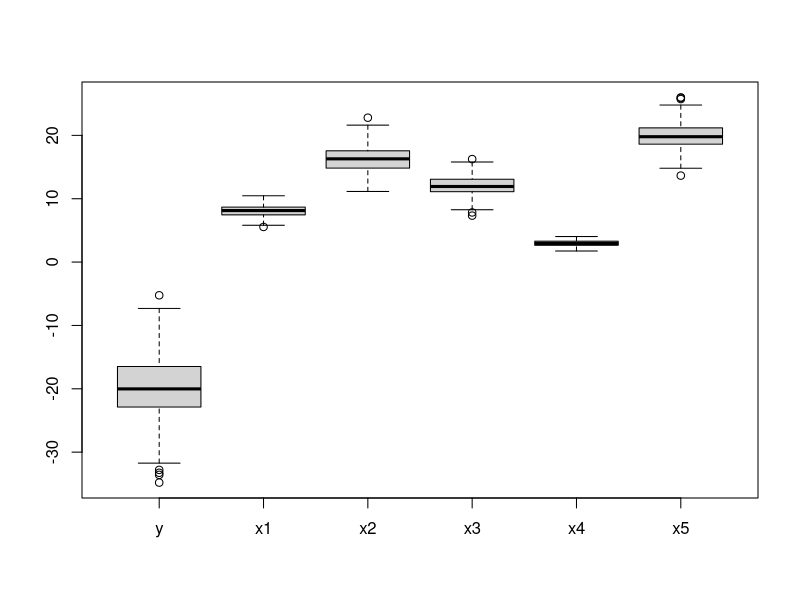
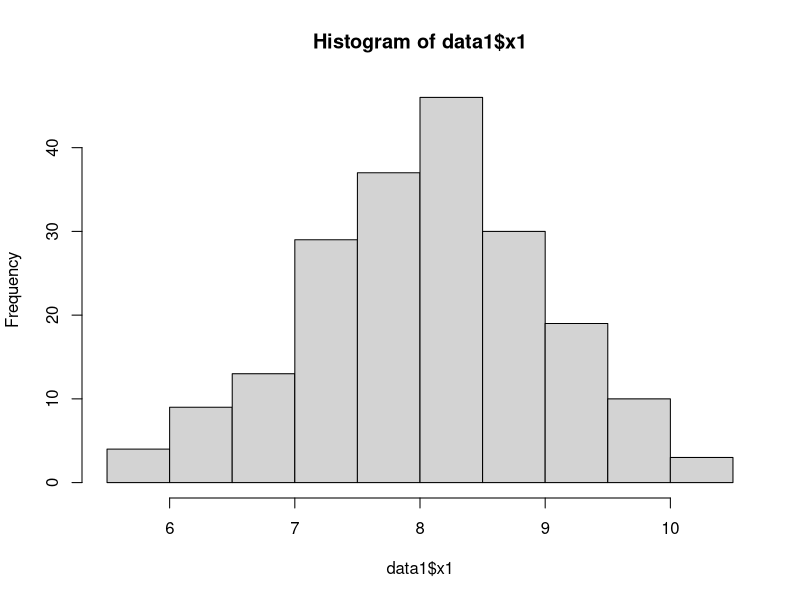
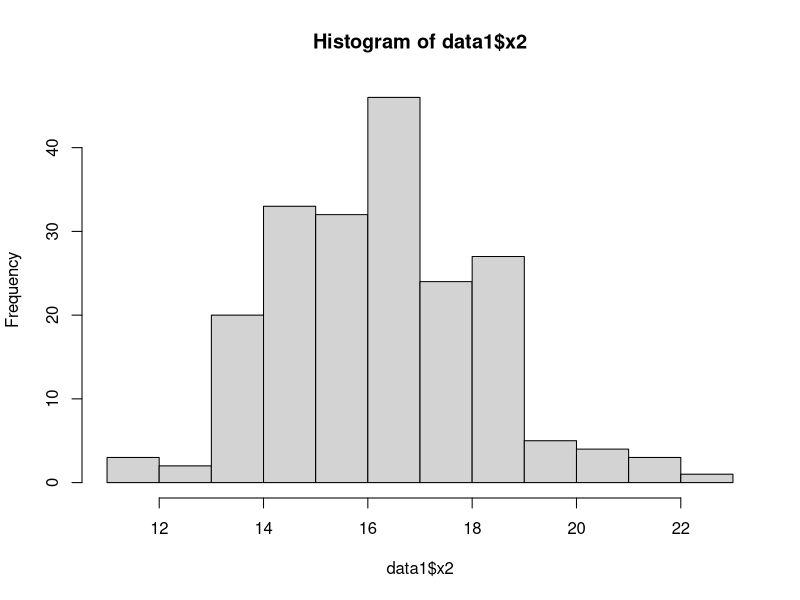
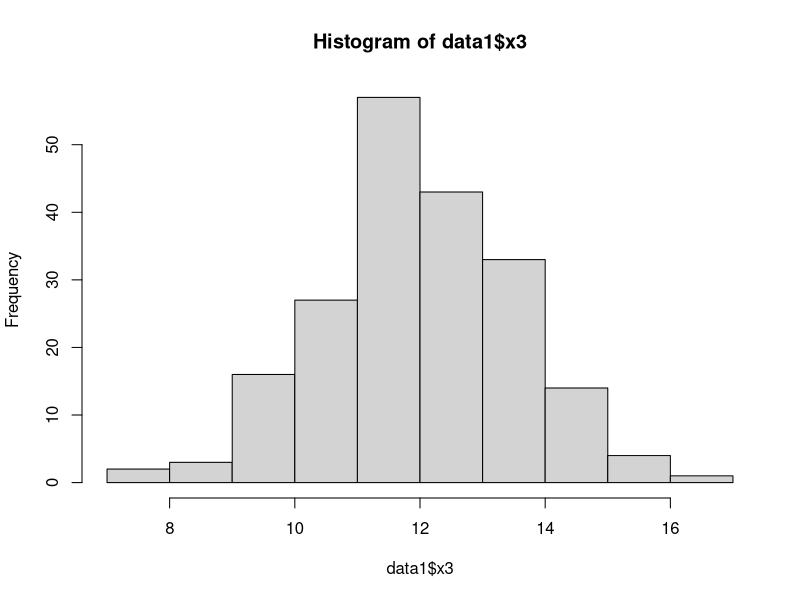
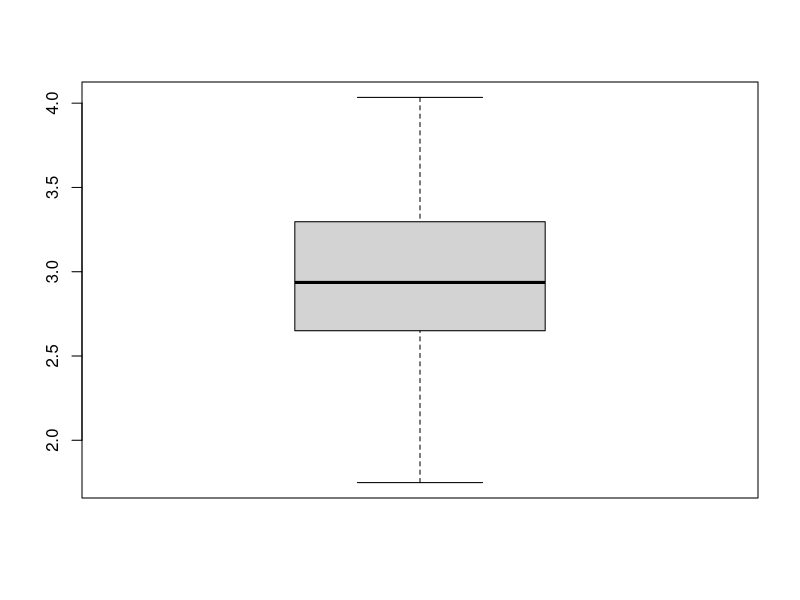
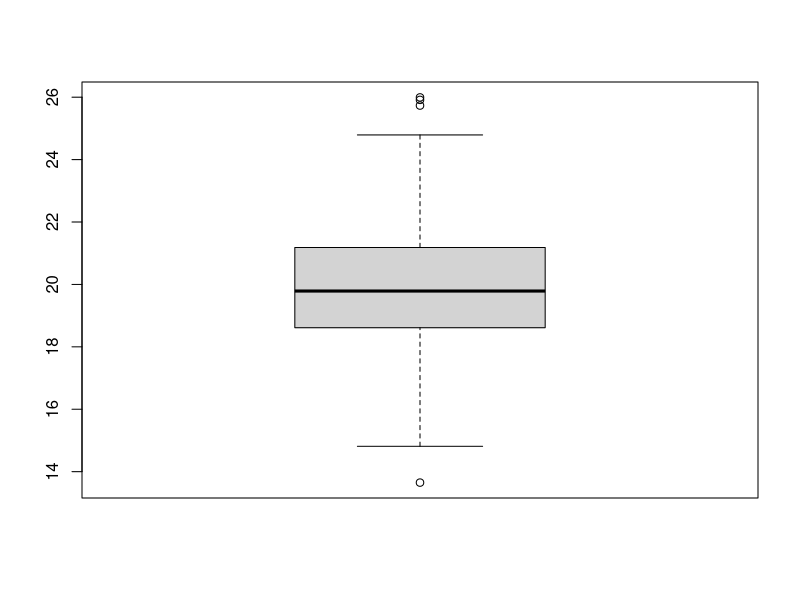
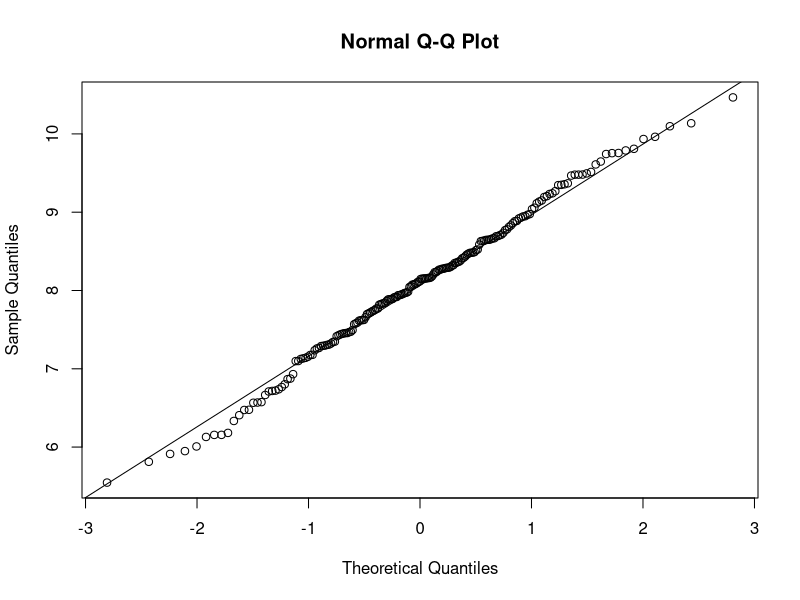
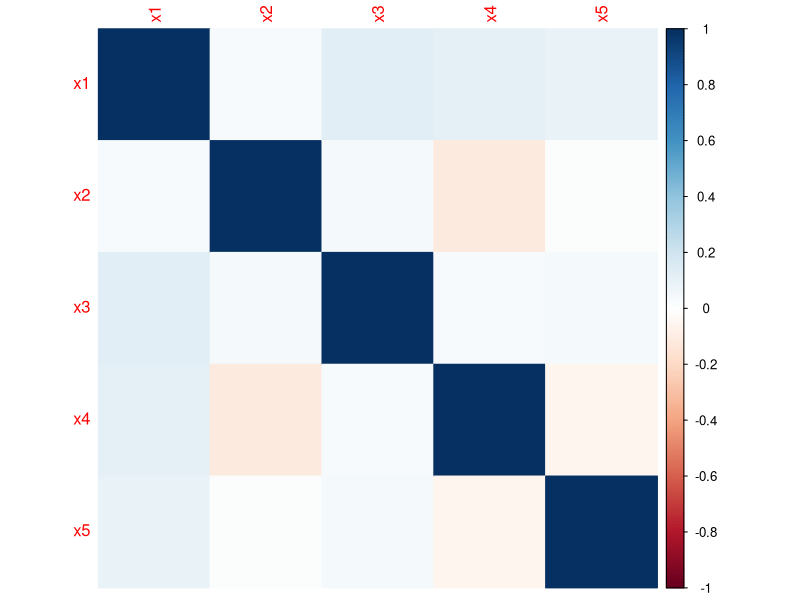

R code for these plots, in order:
# 1. BÖLÜM: Ürettiğim veriyle keşifsel veri analizi

# Rastgele veri oluşturmak için MASS kütüphanesinden faydalanıyorum.
install.packages("MASS")
library(MASS)

# Veri setini oluşturma

set.seed(333) # Tekrarlanabilirlik için seed belirledim, genelde 123 verilir. Hep aynı seti getirmesi için.
n <- 200 # Gözlem sayısı
x1 <- rnorm(n, mean = 8, sd = 1) # Bağımsız değişken 1
x2 <- rnorm(n, mean = 16, sd = 2) # Bağımsız değişken 2
x3 <- rnorm(n, mean = 12, sd = 1.5) # Bağımsız değişken 3
x4 <- rnorm(n, mean = 3, sd = 0.5) # Bağımsız değişken 4
x5 <- rnorm(n, mean = 20, sd = 2) # Bağımsız değişken 5
y <- 2 + 1.2*x1 - 1.8*x2 + 1.5*x3 + 0.6*x4 - 1.1*x5 + rnorm(n, mean = 0, sd = 2) # Bağımlı değişken


# Oluşturulan veri setini dataframe'e dönüştürüyorum.
data1 <- data.frame(y, x1, x2, x3, x4, x5)

head(data1) # Verisetimizin ilk 6 satırına bakalım.

#Şimdi değişkenlerin nasıl tutulduğunu görebilmek için verisetiminizin structure'ına bakalım.

str(data1) #Hepsinin number olarak turulduğunu görüyorum, decimal sayıları olduğu için number olarak tutulmasını istiyorum, bu yüzden dönüşüm uygulamayacağım.


#Şimdi verimizin kalitesini kontrol edeceğiz. Eksik veri olup olmadığını tespit edelim.

is.na(x1) #Eksik veri yok
is.na(x2) #Eksik veri yok
is.na(x3) #Eksik veri yok
is.na(x4) #Eksik veri yok
is.na(x5) #Eksik veri yok


#Eksik veri olmadığı için doldurma işlemine gerek duymuyorum. Gerekseydi ortalama ile dolduracaktım.

#Şimdi aykırı değerleri tespit edebilmek için öncelikle kutu grafiği oluşturacağım.
boxplot(data1) #Bazı aykırı değer olabilecek değerler gözüküyor.

#Sütunları sortlayarak hangileri olabileceğine bakalım

sort(data1$x1) #5.546441 değeri aykırı olabilir gibi duruyor.
sort(data1$x2) #22.79155 değeri aykırı olabilir gibi duruyor.
sort(data1$x3) #7.333328, 7.837208, 16.255690 değerleri aykırı olabilir gibi duruyor.
sort(data1$x4) # Aykırı değer görünmüyor
sort(data1$x5) #13.64923 değeri aykırı olabilir gibi duruyor.

#Net bir cevap verebilmek için aykırı değerlere kendim bakıyorum.

# Öncelikle Z-skoru hesaplıyorum
z_scores <- scale(data1)

# Sonra da z-skorun mutlak değerce (abs fonksiyonu) 3'ten büyük olanlarını bularak aykırı değerleri belirliyorum.
outliers <- abs(z_scores) > 3

#aykırı değerleri görelim

outliers #Outliers dataframe'ine bakarak 3 tane TRUE değeri yani 3 tane outlier olduğunu görüyoruz. Bunlar: x2 105. satır; x3 166. satır; x5 69. satır. Bu değerlere bakarak grafikten yaptığım yorumları check ediyorum.

#x1'de outlier çıkmadı, grafiğe bakarak 1 outlier olabilir demiştim, doğru değilmiş.
data1[105,3] #x2'de 22.79155 outlier değer çıktı. Grafiğe bakarak yaptığım tahmin doğruymuş. 
data1[166,4] #x3'te 7.333328 outlier değer çıktı. Grafiğe bakarak 3 outlier olabileceği tahmininde bulunmuştum. 1 tanesi doğruymuş.
#x4'de outlier çıkmadı, grafiğe bakarak yaptığım tahmin doğruymuş. 
data1[69,6] #x5'de 13.64923 outlier değer çıktı. Grafiğe bakarak yaptığım tahmin doğruymuş. 

# Verimizin dağılımlarına bakalım

#Nasıl dağıldığını görebilmek için öncelikle değişkenlerin histogramlarına veya boxplotlarına bakabilirim.

hist(data1$x1)
hist(data1$x2)
hist(data1$x3)
boxplot(data1$x4)
boxplot(data1$x5)

#Grafiklerde aykırı değer gibi görünen değerleri zaten aykırı değer testine tutmuştuk, bir kısmı aykırı değer, bir kısmı değildi. 


#Q-Q plot ile normal dağılıp dağılmadığını tahmin edebiliriz. 

qqnorm(data1$x1)
qqline(data1$x1) # Veriyi zaten normal dağılacak şekilde kendimiz ürettik. Bu nedenşe muntazam şekilde normal dağılıyor. Diğer değişkenler için de aynı şey söz konusu olacak.

#Şimdi de değişkenler arasındaki korelasyona bakacağım. 

correlation1 = cor(x1,y)
print(correlation1) # x1 ve y değişkenleri arasındaki korelasyon katsayısını hesapladım: 0.2430311

#Şimdi de multicollinearity'ye bakalım.

model1 = lm(y~x1+x2+x3+x4+x5) #Önce modeli kuruyorum
summary(model1) #Sonuçları görüyorum, kat sayı tahminleri, standart sapma, t değerleri vs. Veriyi kendim kurduğum için oldukça istatistiksel olarak oldukça anlamlı çıktı.


#Bağımsız değişkenler arasındaki ilişkiye bakalım. 

correlation_matrix1 <- cor(data.frame(x1, x2, x3, x4, x5))
print(correlation_matrix1) #Düşük korelasyon var.


#Korelasyon matrisini görselleştirelim

install.packages("corrplot")
library(corrplot)
corrplot(correlation_matrix1, method = "color")

# Bir de bağımsız değişkenlerin grafiğini çizelim:
par(mfrow=c(1,5)) # Grafiklerin yan yana yerleştirilmesi için
plot(x1, y, main = "x1 vs. y", xlab = "x1", ylab = "y", col = "blue", pch = 16)
plot(x2, y, main = "x2 vs. y", xlab = "x2", ylab = "y", col = "red", pch = 16)
plot(x3, y, main = "x3 vs. y", xlab = "x3", ylab = "y", col = "green", pch = 16)
plot(x4, y, main = "x3 vs. y", xlab = "x4", ylab = "y", col = "pink", pch = 16)
plot(x5, y, main = "x3 vs. y", xlab = "x5", ylab = "y", col = "yellow", pch = 16)


#Son değişiklikleri yapalım: Test & Train

install.packages("caTools")
library(caTools)

split1 <- sample.split(y, SplitRatio = 0.6) # 60%la veriyi eğitim, 40%la test etmek için kullanacağım.
train_data <- subset(data.frame(x1, x2, x3, x4, x5, y), split1 == TRUE)
test_data <- subset(data.frame(x1, x2, x3, x4, x5, y), split1 == FALSE)

# Verinin boyutlarını kontrol ediyorum
dim(train_data)
dim(test_data)
#-------------------------------------------------------------------------


# 2. BÖLÜM: Çektiğim veriyle keşifsel veri analizi

#Hazır bir verisetini kullanmak için carData kütüphanesinden faydalanıyorum.

install.packages("carData")
library(carData)

data("Salaries") # Salaries verisetinin keşifsel veri analinizini yapacağım. 

data2 <- data.frame(Salaries) #Salaries verisetini data 2 ismiyle bir data frame'e çevirdim.

head(data2) # Verisetimizin ilk 6 satırına bakalım.

#Şimdi değişkenlerin nasıl tutulduğunu görebilmek için verisetiminizin structure'ına bakalım.

str(data2) #Kategorik değilkenlerin factor, nümerik değişkenlerin int olarak tutulduğunu görüyorum. Tüm sayıları tam sayı olduğu için şu anki haliyle uygun olduğunu düşünüyorum, bu yüzden dönüşüm uygulamayacağım.

#Şimdi verimizin kalitesini kontrol edeceğiz. Eksik veri olup olmadığını tespit edelim.

is.na(data2$rank) #Eksik veri yok
is.na(data2$discipline) #Eksik veri yok
is.na(data2$yrs.since.phd) #Eksik veri yok
is.na(data2$yrs.service) #Eksik veri yok
is.na(data2$sex) #Eksik veri yok
is.na(data2$salary) #Eksik veri yok


#Eksik veri olmadığı için doldurma işlemine gerek duymuyorum. Gerekseydi nümerik değişkenleri ortalama ile, kategorik değişkenleri bir önceki değerle doldurabilirdim.

#Şimdi aykırı değerleri tespit edebilmek için öncelikle kutu grafiği oluşturacağım.
boxplot(data2) #Salary sütununda aykırı değer olabilecek değerler gözüküyor.

#Salary sütununu sortlayarak hangileri olabileceğine bakalım

sort(data2$salary) # 204000 205500 231545 değerleri aykırı olabilir gibi duruyor.

#Net bir cevap verebilmek için aykırı değerlere kendim bakıyorum.

# Öncelikle Salary sütunundaki değerlerin Z-skorunu hesaplıyorum
z_scores2 <- scale(data2$salary)

# Sonra da z-skorun mutlak değerce (abs fonksiyonu) 3'ten büyük olanlarını bularak aykırı değerleri belirliyorum.
outliers2 <- abs(z_scores2) > 3

#aykırı değerleri görelim

outliers2 #Outliers dataframe'ine bakarak 3 tane TRUE değeri yani 2 tane outlier olduğunu görüyoruz. Bunlar: 44 ve 365. satırlar Bu değerlere bakarak grafikten yaptığım yorumları check ediyorum.


data2[44,6] #231545 
data2[365,6] #205500

# Grafiğe bakarak 3 değer outlier olabilir diye tahmin etmiştim. 2 tanesi doğruymuş.


# Verimizin dağılımlarına bakalım

#Nasıl dağıldığını görebilmek için öncelikle nümerik değişkenlerin histogramlarına veya boxplotlarına bakabilirim.

hist(data2$yrs.since.phd)
hist(data2$yrs.service)
boxplot(data2$salary)

#Grafiklerde aykırı değer gibi görünen değerleri zaten aykırı değer testine tutmuştuk, bir kısmı aykırı değer, bir kısmı değildi. 


#Q-Q plot normal dağılıp dağılmadığını tahmin edebiliriz. 

qqnorm(data2$yrs.since.phd)
qqline(data2$yrs.since.phd) #Normal dağılıyor gibi görünüyor

qqnorm(data2$yrs.service)
qqline(data2$yrs.service) #Normal dağılıyor gibi görünüyor

qqnorm(data2$salary)
qqline(data2$salary) #Normal dağılıyor gibi görünüyor


#Şimdi de değişkenler arasındaki korelasyona bakacağım. Burada Salary'i siğer değişkenlere bağlı olduğunu varsayarak, bağımlı değişken olarak ele alacağım.

correlation2 = cor(data2$yrs.service,data2$salary) #Akademisyenlerin çalıştığı yılla aldıkları maaş arasındaki korelasyona bakıyorum.
print(correlation2) # korelasyon katsayısı: 0.3347447. Aralarında zayıf bir korelasyon olduğunu söyleyebiliriz.

#Şimdi de multicollinearity'ye bakalım.

model2 = lm(data2$salary~data2$yrs.service+data2$yrs.since.phd) #Burada da çalıştığı yıl ve phd'lerinin üzerinden geçen yıllara göre inceliyorum.
summary(model2) #Sonuçları görüyorum, kat sayı tahminleri, standart sapma, t değerleri vs. İstatistiksel olarak anlamlı olduğunu gördüğümüz bu yapıda çalışılan yıl arttıkça maaşın azaldığını, ama phdli çalışılan yıl arttıkça maaşın arttığını görüyoruz.


#Bağımsız değişkenler arasındaki ilişkiye bakalım. 

correlation_matrix2 <- cor(data.frame(data2$yrs.service, data2$yrs.since.phd))
print(correlation_matrix2) #Akademisyenlerin çalıştığı yıl ve phd aldığı yıl arasında güçlü bir pozitif ilişki söz konusu.

#Korelasyon matrisini görselleştirelim


corrplot(correlation_matrix2, method = "color")


# Bir de bağımsız değişkenlerin grafiğini çizelim:
par(mfrow=c(1,2)) # Grafiklerin yan yana yerleştirilmesi için
plot(data2$yrs.since.phd, data2$salary, main = "yrs.since.phd vs. salary", xlab = "yrs.since.phd", ylab = "salary", col = "blue", pch = 16)
plot(data2$yrs.service, data2$salary, main = "yrs.service vs. salary", xlab = "yrs.serviced", ylab = "salary", col = "red", pch = 16)

#Son değişiklikleri yapalım: Test & Train


split2 <- sample.split(y, SplitRatio = 0.6) # 60%la veriyi eğitim, 40%la test etmek için kullanacağım.
train_data2 <- subset(data.frame(data2$yrs.since.phd, data2$yrs.service, data2$salary), split2 == TRUE)
test_data2 <- subset(data.frame(data2$yrs.since.phd, data2$yrs.service, data2$salary), split2 == FALSE)


# Verinin boyutlarını kontrol ediyorum
dim(train_data)
dim(test_data)
